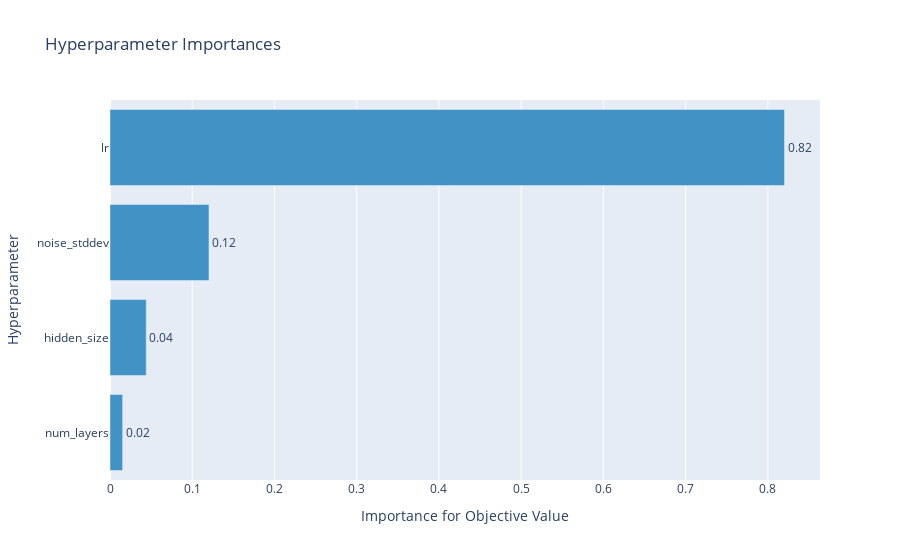

Notebook code for this chart:
### Code cell
# Plot the parameter importances
optuna.visualization.plot_param_importances(study)

### Figure 1 — Plotly figure (JSON) as saved in the notebook; plotly's stock layout.template omitted (floating-point values rounded to 4 significant figures)
{"data": [{"cliponaxis": false, "hovertemplate": ["num_layers (IntDistribution): 0.015355040817623667<extra></extra>", "hidden_size (IntDistribution): 0.0440376126215536<extra></extra>", "noise_stddev (FloatDistribution): 0.1203661450848242<extra></extra>", "lr (FloatDistribution): 0.8202412014759987<extra></extra>"], "marker": {"color": "rgb(66,146,198)"}, "orientation": "h", "text": ["0.02", "0.04", "0.12", "0.82"], "textposition": "outside", "type": "bar", "x": [0.01536, 0.04404, 0.1204, 0.8202], "y": ["num_layers", "hidden_size", "noise_stddev", "lr"]}], "layout": {"showlegend": false, "title": {"text": "Hyperparameter Importances"}, "xaxis": {"title": {"text": "Importance for Objective Value"}}, "yaxis": {"title": {"text": "Hyperparameter"}}}}
